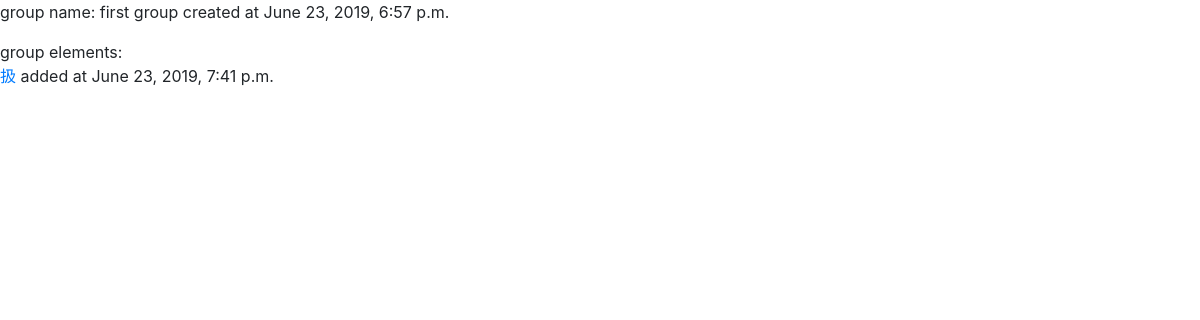
Before: /group/1/ (signed in) with the older database file.
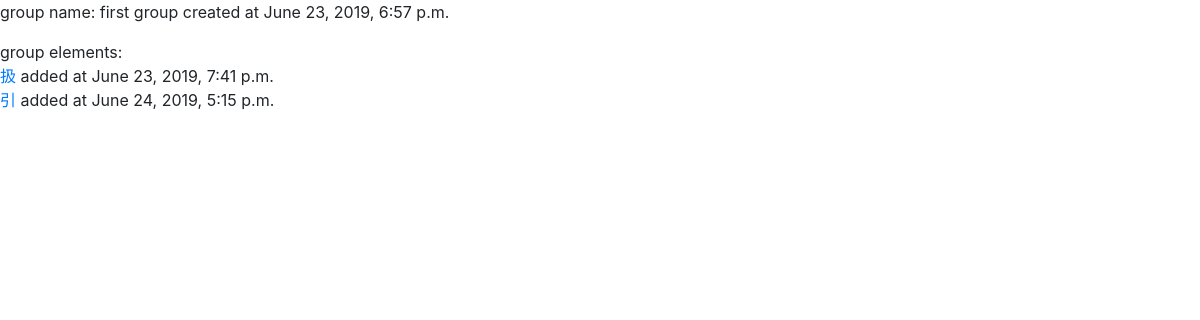
After: the same page with the newer database file.
### base/models.py (models this page shows)
class KanjiGroupElement(models.Model):
    kanji      = models.ForeignKey(Kanji, on_delete=models.CASCADE)
    group      = models.ForeignKey(KanjiGroup, on_delete=models.CASCADE)
    date_time  = models.DateTimeField(default=timezone.now)

### toshokan/models.py (models this page shows)
class Kanji(models.Model):
    character      = models.CharField(max_length=10)
    alt_characters = models.CharField(max_length=10)
    radical        = models.CharField(max_length=10)
    strokes        = models.IntegerField()
    grade          = models.CharField(max_length=2)
    meaning        = models.TextField()
    reading_jpn    = models.CharField(max_length=100)
    reading_eng    = models.CharField(max_length=100)
    def __str__(self):
        return self.character

### base/views.py (the view)
# urls.py: path('group/<int:group_id>/', views.group_individual, name='group_individual'),
@login_required
def group_individual(request, group_id):
    group   = get_object_or_404(KanjiGroup, pk=group_id)
    context = {'group': group,}
    return render(request, 'base/group_individual.html', context)

### base/templates/base/group_individual.html
{% extends 'base/base.html' %}
{% block content %}
    <p>
        group name: {{group.name}} created at {{group.date_time}}
    </p>
    <p>
        group elements:
        {% for group_element in group.kanjigroupelement_set.all %}
            <br><a href="{% url 'toshokan:individual' group_element.kanji.id %}">{{ group_element.kanji }}</a> added at {{ group_element.date_time }}
        {% endfor %}
    </p>
{% endblock %}

Changed rows visible on the page:
added KanjiGroupElement: kanji "引", date_time "June 24, 2019, 5:15 p.m."
